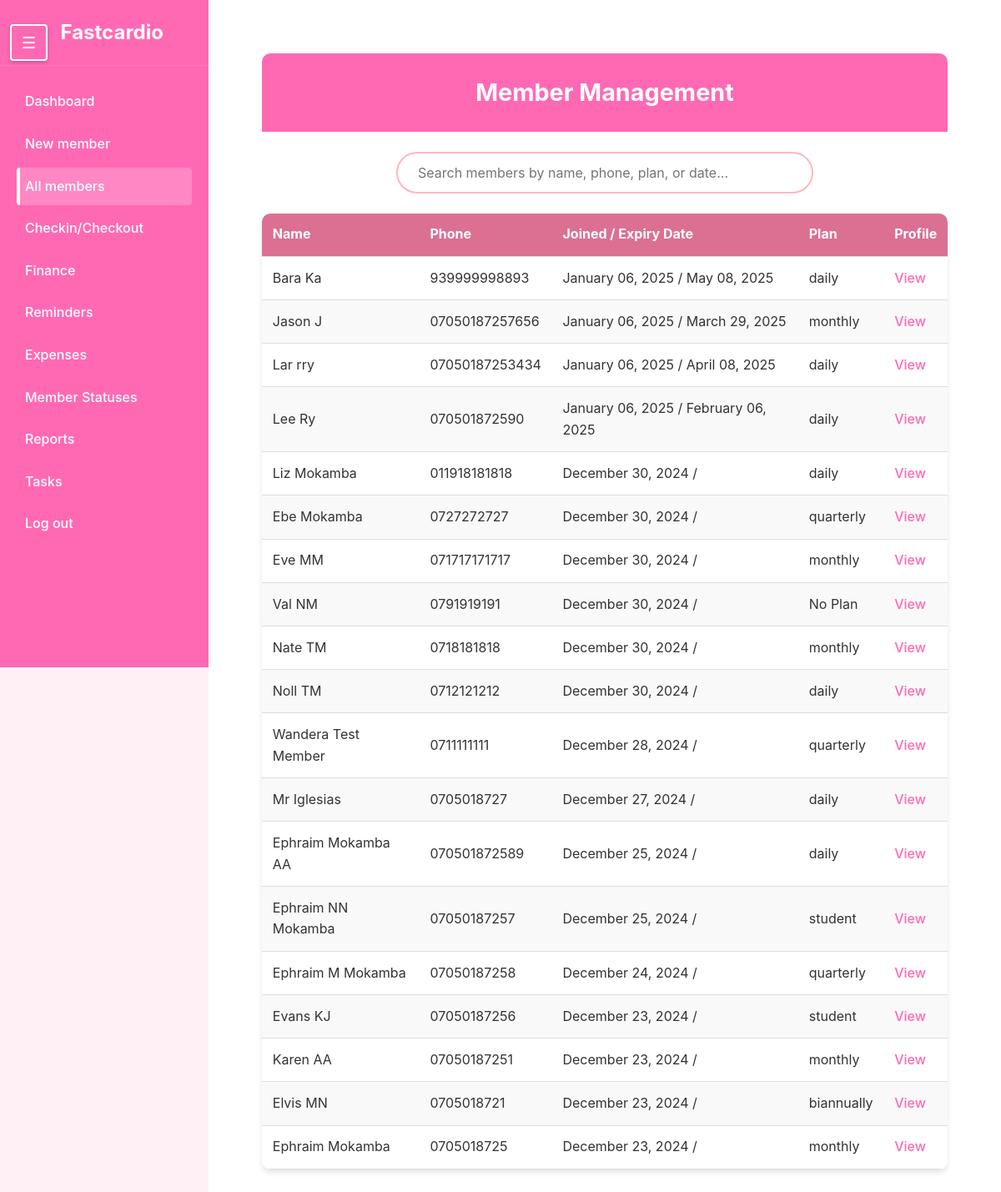
The page /members/ on the database its author committed.
### members/models.py (models this page shows, shortened)
class Member(models.Model):
    first_name = models.CharField(max_length=50)
    last_name = models.CharField(max_length=50)
    phone_number = models.CharField(max_length=15)
    date_joined = models.DateTimeField(auto_now_add=True)
    membership_expiry = models.DateField(null=True, blank=True, help_text="Date when the membership expires")
    is_active = models.BooleanField(default=False)
    is_frozen = models.BooleanField(default=False)
    additional_info = models.TextField(blank=True,null=True)
    gender = models.CharField(max_length= 6)
    balance = models.DecimalField(
        max_digits=10,
        decimal_places=2,
        default=0,
        help_text="Positive balance indicates credit, negative indicates debt"
    )
    balance_due_date = models.DateField(null = True, blank=True)
    def __str__(self):
        return f"{self.first_name} {self.last_name}"

class PaymentDetails(models.Model):
    PLAN_CHOICES = [
        ('daily', 'Daily'),
        ('monthly', 'Monthly'),
        ('quarterly', 'Quarterly'),
        ('biannually', 'Biannually'),
        ('annually', 'Annually'),
        ('student', 'Student Package'),
        ('complete', 'Complete Payment'),
    ]
    member = models.ForeignKey('Member', on_delete=models.CASCADE, related_name='payments', verbose_name="Member")
    plan = models.CharField(max_length=20, choices=PLAN_CHOICES, verbose_name="Payment Plan")
    amount = models.DecimalField(max_digits=10, decimal_places=2, verbose_name="Amount Paid")
    payment_date = models.DateField(default=timezone.now, verbose_name="Payment Date")
    transaction_id = models.CharField(max_length=100, blank=True, null=True, verbose_name="Transaction ID")
    class Meta:
        verbose_name = "Payment Detail"
        verbose_name_plural = "Payment Details"
        ordering = ['-payment_date']

### members/views.py (the view)
# urls.py: path('', include('members.urls'))
def members(request):
    members_with_payments = []
    today = timezone.now().date()
    for member in Member.objects.all():
        payments = PaymentDetails.objects.filter(member=member)
        total_amount_paid = payments.aggregate(total=Sum('amount'))['total'] or 0
        latest_payment = payments.order_by('-payment_date').first()
        membership_status = 'Expired'
        days_until_expiry = None
        if member.membership_expiry:
            days_until_expiry = (member.membership_expiry - today).days
            if member.is_frozen:
                membership_status = 'Frozen'
            elif days_until_expiry > 7:
                membership_status = 'Active'
            elif days_until_expiry > 0:
                membership_status = 'Expiring Soon'
            else:
                membership_status = 'Expired'
                member.is_active = False
                member.save()
        member_data = {
            'id': member.id,
            'full_name': str(member),
            'first_name': member.first_name,
            'last_name': member.last_name,
            'phone_number': member.phone_number,
            'date_joined': member.date_joined,
            'additional_info': member.additional_info or '',
            'total_amount_paid': total_amount_paid,
            'latest_plan': latest_payment.plan if latest_payment else 'No Plan',
            'latest_payment_date': latest_payment.payment_date if latest_payment else None,
            'expiry_date': member.membership_expiry,
            'membership_status': membership_status,
            'days_until_expiry': days_until_expiry,
            'is_frozen': member.is_frozen
        }
        members_with_payments.append(member_data)
    members_with_payments.reverse()
    return render(request, 'allmembers.html', {
        'members': members_with_payments,
        'today': today
    })

### members/templates/allmembers.html (shortened to what this page needs)
{% extends 'sidebar.html' %}
{% load static %}
{% block extra_styles %}
    <link rel="stylesheet" href="{% static 'allmembers.css' %}">
{% endblock %}
{% block content %}
    <div class="dashboard">
        <header class="dashboard-header">
            <h1>Member Management</h1>
        </header>
        <div class="search-container">
            <input type="text" id="searchInput" class="search-input" placeholder="Search members by name, phone, plan, or date...">
        </div>
        <table class="members-table">
            <thead>
                <tr>
                    <th>Name</th>
                    <th>Phone</th>
                    <th>Joined / Expiry Date</th>
                    <th>Plan</th>
                    <th>Profile</th>
                </tr>
            </thead>
            <tbody id="memberTableBody">
                {% for member in members %}
                <tr>
                    <td data-label="Name">{{ member.full_name }}</td>
                    <td data-label="Phone">{{ member.phone_number }}</td>
                    <td data-label="Joined/Expiry">{{ member.date_joined|date:"F d, Y" }} / {{ member.expiry_date|date:"F d, Y" }}</td>
                    <td data-label="Plan">{{ member.latest_plan }}</td>
                    <td data-label="Profile"><a href="{% url 'Member details' member.id %}">View</a></td>
                </tr>
                {% endfor %}
            </tbody>
        </table>
    </div>
{% endblock %}

### members/static/sidebar.css (style rules this page uses)
* { margin: 0; padding: 0; box-sizing: border-box; }
body { font-family: 'Arial', sans-serif; background-color: #f4f4f4; height: 100%; overflow-x: hidden; }

### members/static/allmembers.css (style rules this page uses)
:root { --primary-pink: #FF69B4; --light-pink: #FFB6C1; --dark-pink: #DB7093; --background-color: #FFF0F5; }
* { margin: 0; padding: 0; box-sizing: border-box; font-family: -apple-system, BlinkMacSystemFont, "Segoe UI", Roboto, sans-serif; }
body { background-color: var(--background-color); line-height: 1.6; color: #333; }
.dashboard { width: 100%; max-width: 1200px; margin: 0 auto; padding: clamp(0.5rem, 3vw, 1.5rem); }
.dashboard-header { background-color: var(--primary-pink); color: white; padding: clamp(1rem, 4vw, 1.5rem); text-align: center; border-radius: 10px 10px 0 0; margin-bottom: clamp(1rem, 3vw, 1.5rem); }
.dashboard-header h1 { font-size: clamp(1.2rem, 4vw, 1.8rem); }
.search-container { display: flex; justify-content: center; margin: clamp(1rem, 3vw, 1.5rem) 0; }
.search-input { width: 100%; max-width: 500px; padding: clamp(0.5rem, 2vw, 0.8rem) clamp(1rem, 3vw, 1.5rem); border: 2px solid var(--light-pink); border-radius: 25px; font-size: clamp(0.875rem, 2vw, 1rem); transition: all 0.3s ease; }
.members-table { width: 100%; background-color: white; border-collapse: collapse; box-shadow: 0 4px 6px rgba(0,0,0,0.1); border-radius: 10px; overflow: hidden; }
.members-table thead { background-color: var(--dark-pink); color: white; }
.members-table th, .members-table td { padding: clamp(0.5rem, 2vw, 0.8rem); text-align: left; border-bottom: 1px solid #ddd; }
.members-table tr:nth-child(even) { background-color: #f9f9f9; }
a { text-decoration: none; color: var(--primary-pink); font-weight: 500; }

### rows shown on the page
Member: phone_number "939999998893", date_joined "January 06, 2025", expiry_date "May 08, 2025"
PaymentDetails: latest_plan "daily"
Member: phone_number "07050187257656", date_joined "January 06, 2025", expiry_date "March 29, 2025"
PaymentDetails: latest_plan "monthly"
Member: phone_number "07050187253434", date_joined "January 06, 2025", expiry_date "April 08, 2025"
PaymentDetails: latest_plan "daily"
Member: phone_number "070501872590", date_joined "January 06, 2025", expiry_date "February 06, 2025"
PaymentDetails: latest_plan "daily"
Member: phone_number "011918181818", date_joined "December 30, 2024"
PaymentDetails: latest_plan "daily"
Member: phone_number "0727272727", date_joined "December 30, 2024"
PaymentDetails: latest_plan "quarterly"
Member: phone_number "071717171717", date_joined "December 30, 2024"
PaymentDetails: latest_plan "monthly"
Member: phone_number "0791919191", date_joined "December 30, 2024"
Member: phone_number "0718181818", date_joined "December 30, 2024"
PaymentDetails: latest_plan "monthly"
Member: phone_number "0712121212", date_joined "December 30, 2024"
PaymentDetails: latest_plan "daily"
Member: phone_number "0711111111", date_joined "December 28, 2024"
PaymentDetails: latest_plan "quarterly"
Member: phone_number "0705018727", date_joined "December 27, 2024"
PaymentDetails: latest_plan "daily"
Member: phone_number "070501872589", date_joined "December 25, 2024"
PaymentDetails: latest_plan "daily"
Member: phone_number "07050187257", date_joined "December 25, 2024"
PaymentDetails: latest_plan "student"
Member: phone_number "07050187258", date_joined "December 24, 2024"
PaymentDetails: latest_plan "quarterly"
Member: phone_number "07050187256", date_joined "December 23, 2024"
PaymentDetails: latest_plan "student"
Member: phone_number "07050187251", date_joined "December 23, 2024"
PaymentDetails: latest_plan "monthly"
Member: phone_number "0705018721", date_joined "December 23, 2024"
PaymentDetails: latest_plan "biannually"
Member: phone_number "0705018725", date_joined "December 23, 2024"
PaymentDetails: latest_plan "monthly"

### other values the page prints
{{ member.full_name }} "Bara Ka" "Jason J" "Lar rry" "Lee Ry" "Liz Mokamba" "Ebe Mokamba" "Eve MM" "Val NM" "Nate TM" "Noll TM" "Wandera Test Member" "Mr Iglesias" "Ephraim Mokamba AA" "Ephraim NN Mokamba" "Ephraim M Mokamba" "Evans KJ" "Karen AA" "Elvis MN" "Ephraim Mokamba"
{{ member.latest_plan }} "No Plan"
